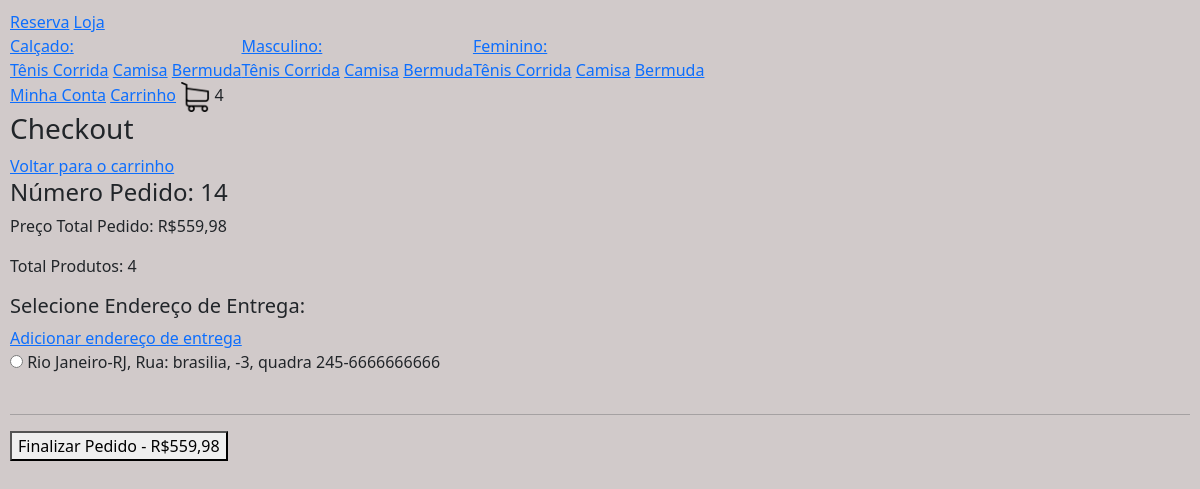
Screenshot of /checkout/ (signed in) with the database file from the repository.
### loja/models.py (models this page shows, shortened)
class Categoria(models.Model):
   nome = models.CharField(max_length=200, null=True, blank=True)
   slug = models.CharField(max_length=200, null=True, blank=True)

class Tipo(models.Model):
   nome = models.CharField(max_length=200, null=True, blank=True)
   slug = models.CharField(max_length=200, null=True, blank=True)

class Pedido(models.Model):
     cliente =  models.ForeignKey(Cliente, null=True, blank=True, on_delete=models.SET_NULL)
     finalizado =  models.BooleanField(default=False)
     codigo_transacao =  models.CharField(max_length=200, null=True, blank=True)
     endereco = models.ForeignKey(Endereco, null=True, blank=True, on_delete=models.SET_NULL)
     data_finalizacao = models.DateField(null=True, blank=True)
     @property
     def quantidade_total(self):
         itens_pedido = ItensPedido.objects.filter(pedido__id=self.id)
         quantidade = sum([item.quantidade for item in itens_pedido])
         return quantidade
     @property
     def preco_total(self):
         itens_pedido = ItensPedido.objects.filter(pedido__id=self.id)
         preco = sum([item.preco_total for item in itens_pedido])
         return preco

class ItensPedido(models.Model):
    item_estoque = models.ForeignKey(ItemEstoque, null=True, blank=True, on_delete=models.SET_NULL)
    quantidade = models.IntegerField(default=0)
    pedido = models.ForeignKey(Pedido, null=True, blank=True, on_delete=models.SET_NULL)
    @property #serve para acessar uma funcao da class sem ()
    def preco_total(self):
        return self.quantidade * self.item_estoque.produto.preco

class ItemEstoque(models.Model):
    produto = models.ForeignKey(Produto, null=True, blank=True, on_delete=models.SET_NULL)
    cor =  models.ForeignKey(Cor, null=True, blank=True, on_delete=models.SET_NULL)
    tamanho =  models.CharField(max_length=200, null=True, blank=True)
    quantidade = models.IntegerField(default=0)

class Produto(models.Model):
    imagem = models.ImageField(null=True, blank=True)
    nome = models.CharField(max_length=200, null=True, blank=True)
    preco = models.DecimalField(max_digits=10, decimal_places=2)
    ativo = models.BooleanField(default=True)
    categoria = models.ForeignKey(Categoria, null=True, blank=True, on_delete=models.SET_NULL)
    tipo = models.ForeignKey(Tipo, null=True, blank=True, on_delete=models.SET_NULL)

class Endereco(models.Model):
    rua = models.CharField(max_length=200, null=True, blank=True)
    numero =  models.IntegerField(default=0)
    complemento = models.CharField(max_length=200, null=True, blank=True)
    cep = models.CharField(max_length=200, null=True, blank=True)
    cidade = models.CharField(max_length=200, null=True, blank=True)
    estado = models.CharField(max_length=200, null=True, blank=True)
    cliente =  models.ForeignKey(Cliente, null=True, blank=True, on_delete=models.SET_NULL)

### loja/views.py (the view)
# urls.py: path('checkout/', checkout, name="checkout") ,
def checkout(request):
   if request.user.is_authenticated: #Verif usuár autenticado
    cliente = request.user.cliente
   else: #se nao estiver autenticado
     if request.COOKIES.get("id_sessao"):
        id_sessao = request.COOKIES.get("id_sessao")
        cliente, criado = Cliente.objects.get_or_create(id_sessao=id_sessao)
     else: #caso não tenha o id_sessao associado a ele
        return redirect("loja")
   pedido, criado = Pedido.objects.get_or_create(cliente=cliente, finalizado=False)
   enderecos = Endereco.objects.filter(cliente=cliente)
   context = {"pedido": pedido, "enderecos": enderecos, "erro": None}
   return render(request, 'checkout.html', context)

### loja/novos_context.py (called while the page is built)
def carrinho(request):
  quantidade_produtos_carrinho = 0
  if request.user.is_authenticated:
    cliente = request.user.cliente
  else: #se cliente nao estiver logado
     if request.COOKIES.get("id_sessao"):
        id_sessao = request.COOKIES.get("id_sessao")
        cliente, criado = Cliente.objects.get_or_create(id_sessao=id_sessao)
     else: #caso não tenha o id_sessao associado a ele
        return {"quantidade_produtos_carrinho": quantidade_produtos_carrinho}
  pedido, criado = Pedido.objects.get_or_create(cliente=cliente, finalizado=False)
  itens_pedido = ItensPedido.objects.filter(pedido=pedido)
  for item in itens_pedido:
    quantidade_produtos_carrinho += item.quantidade
  return {"quantidade_produtos_carrinho": quantidade_produtos_carrinho}

def categorias_tipos(request):
   categorias_navegacao = Categoria.objects.all()
   tipos_navegacao = Tipo.objects.all()
   return {"categorias_navegacao": categorias_navegacao, "tipos_navegacao": tipos_navegacao}

### loja/templates/checkout.html (shortened to what this page needs)
{% extends 'base.html' %} {% load static %}
{% block body %}
<h3>Checkout</h3>
<a href="{% url 'checkout' %}">Voltar para o carrinho</a>
<h4>Número Pedido: {{ pedido.id }}</h4>
<p>Preço Total Pedido: R${{ pedido.preco_total }}</p>
<p>Total Produtos: {{ pedido.quantidade_total }}</p>
<form method="post" action="{% url 'finalizar_pedido' pedido.id %}">
  <h5>Selecione Endereço de Entrega:</h5>
  <a href="{% url 'adicionar_endereco' %}">Adicionar endereço de entrega</a>
  <br />
  {% for endereco in enderecos %}
  <input type="radio" name="endereco" value="{{ endereco.id }}" />
  <label for="{{ endereco.id }}"
    >{{ endereco.cidade }}-{{ endereco.estado }}, {{ endereco.rua }},
    {{endereco.numero }}, {{ endereco.complemento }}-{{ endereco.cep }}</label
  >
  <br />
  {% endfor %}
  <br />
  <hr />
  <button type="submit">Finalizar Pedido - R${{ pedido.preco_total }}</button>
</form>
{% endblock %}

### loja/templates/navbar.html
{% load static %}
<nav>
  <a href="{% url 'homepage' %}">Reserva</a>
  <a href=" {% url 'loja' %}">Loja</a>
  <div style="display: flex;">
    {% for categoria in categorias_navegacao %}
    <div>
       <a href="{% url 'loja' %}{{ categoria.slug }}">{{ categoria.nome }}:</a><br>
       {% for tipo in tipos_navegacao %}
         <a href="{% url 'loja' %}{{ categoria.slug }}-{{ tipo.slug }}">{{ tipo.nome }}</a>
       {% endfor %}
  </div>
  {% endfor %}
</div>
  {% if request.user.is_authenticated %}
    <a href="{% url 'minha_conta' %}">Minha Conta</a>
  {% else %}
   <a href="{% url 'fazer_login' %}">Login</a>
  {% endif %}
  <a href="{% url 'carrinho' %}">Carrinho</a>
  <img src="{% static 'images/carrinho.png' %}" alt="carrinho" width="30" />
  {{ quantidade_produtos_carrinho }}
</nav>

### static/css/main.css (style rules this page uses)
body { background-color: rgb(168, 163, 160); }

### rows the page displays
Categoria: nome "Calçado"
Tipo: nome "Tênis Corrida"
Tipo: nome "Camisa"
Tipo: nome "Bermuda"
Categoria: nome "Masculino"
Categoria: nome "Feminino"
Pedido: id "14", preco_total "559,98", quantidade_total "4"
Endereco: cidade "Rio Janeiro", estado "RJ", rua "Rua: brasilia", numero "-3", complemento "quadra 245", cep "6666666666"

### other values shown
{{ quantidade_produtos_carrinho }} "4"
